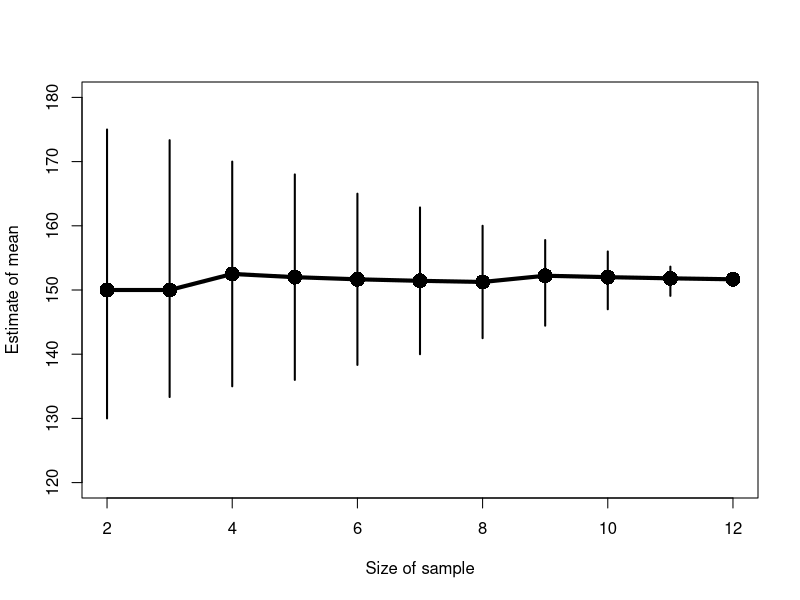
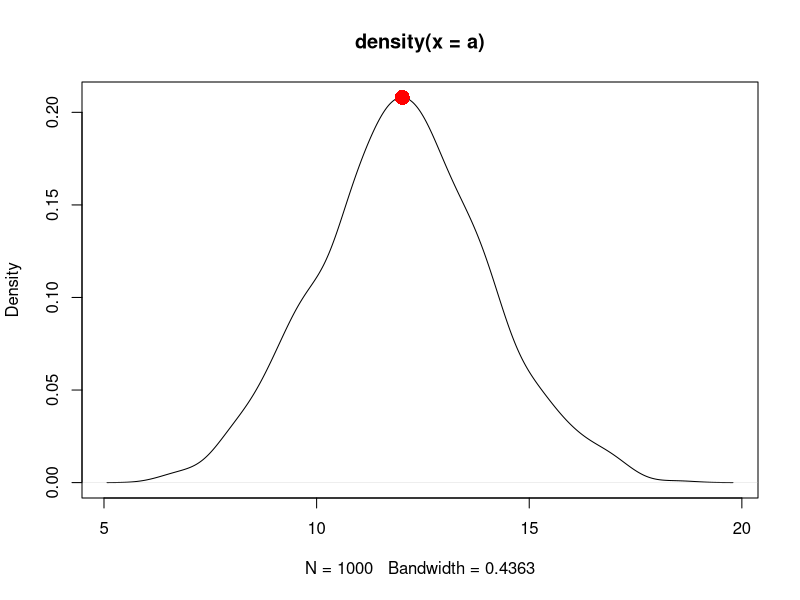
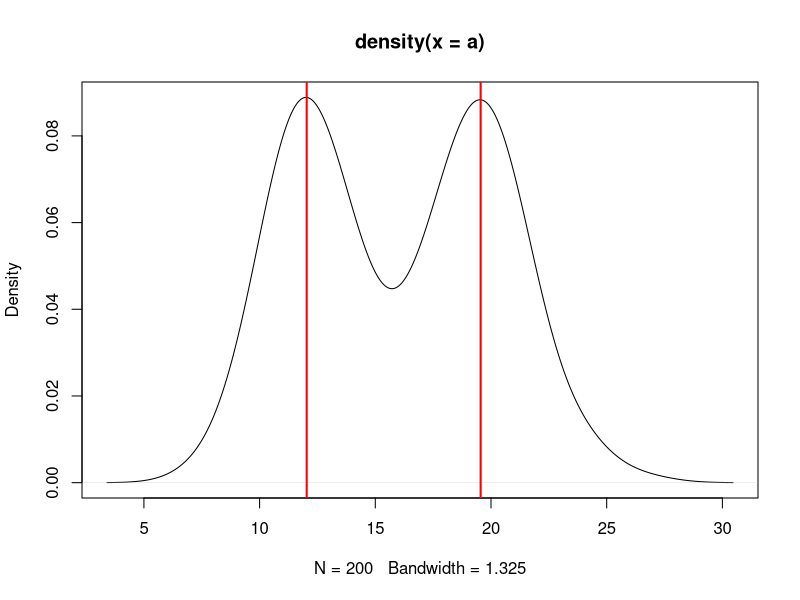
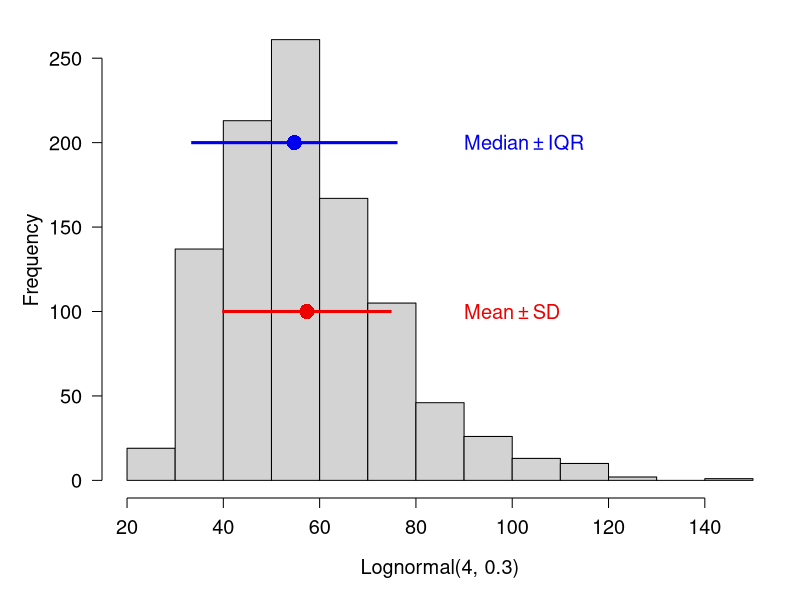
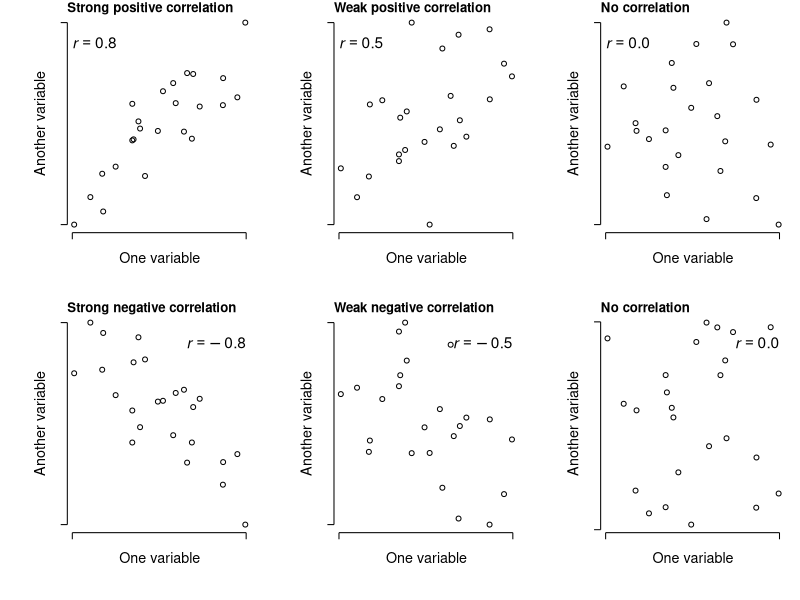
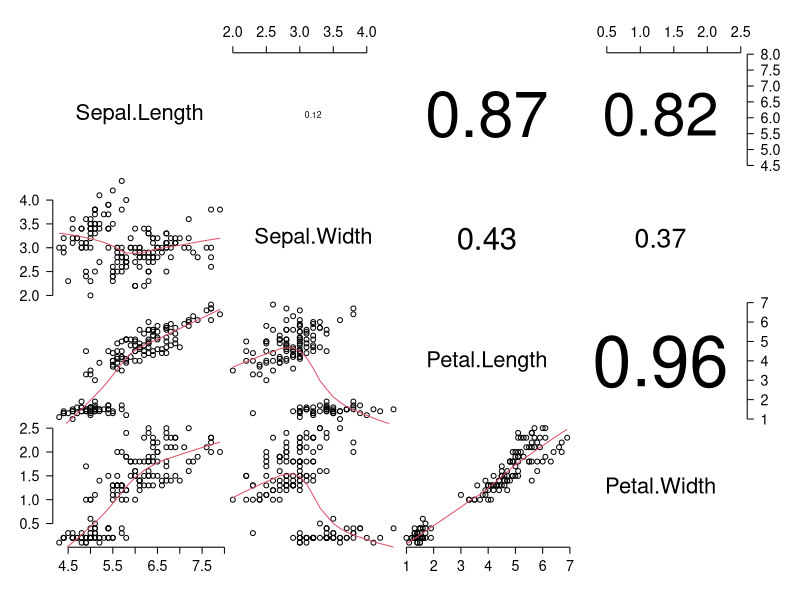
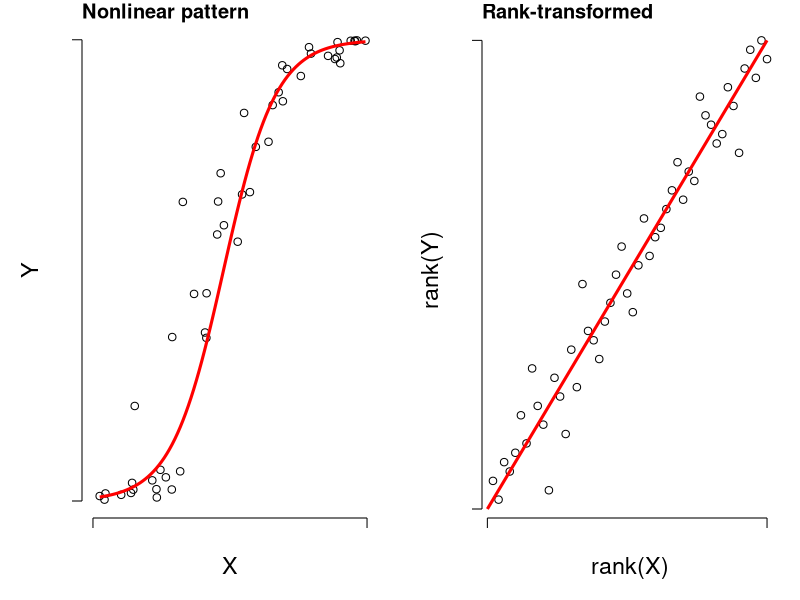

These figures' R source, in order:
## ---- chunk 1
#| collapse: true

all.wts <- c(130, 150, 170,
             140, 140, 160,
             160, 130, 150,
             170, 180, 140)
npop <- length(all.wts)
ns <- 2:npop
ests <- vector("list", length(ns))
for(i in 1:length(ns)){
  ests[[i]] <- combn(all.wts, m=ns[i], FUN=mean)
}

mins <- sapply(ests, min)
maxs <- sapply(ests, max)
meds <- sapply(ests, median)
plot(ns, meds, type="o", pch=16,
  ylim=c(120, 180), cex=2, lwd=4,
  ylab="Estimate of mean", xlab="Size of sample")
segments(ns, mins, ns, maxs, lwd=2)
## ---- chunk 2
# random normal dist. with mean = 5 and sd = 1
x <- rnorm(100, 5, 1)
mean(x)
## ---- chunk 3
#| collapse: true


x <- c(2, 3, 6, 2, 6, 1, NA)
mean(x)
mean(x, na.rm=TRUE)
## ---- chunk 4
#| collapse: true


# lognormal with logmean 2 and logsd=0.5
x <- rlnorm(10, 2, 0.5)

# custom function for geometric mean:
geomean <- function(x){exp(mean(log(x)))}

# test it out:
geomean(x)

# another way:
geomean2 <- function(x){prod(x)^(1/length(x))}
geomean2(x)
## ---- chunk 5
#| collapse: true


# only defined for postive real values
a <- rlnorm(20, 3, 1)

# custom function to get harmonic mean
har.mean <- function(x){1/(mean(1/x))}

# compare mean, geometric mean, and harmonic mean:
mean(a)
geomean(a)
har.mean(a)
## ---- chunk 6
#| collapse: true


# make some values
x <- c(14, 3, 5, 4)

# weights
# defining as fractions over total
# sample size will guarantee sum(wts)==1
wts <- c(10, 1, 1, 2)/14

# compare mean to weighted mean
mean(x)
weighted.mean(x, wts)
## ---- chunk 7
#| collapse: true

x <- rnorm(100)
median(x)
quantile(x, 0.5)
## ---- chunk 8
#| collapse: true


# generate some random values in 1:8
set.seed(123)
a <- sample(1:8, 20, replace=TRUE)

# simple function for mode
# Will return >1 result if >1 mode.
# Capitalized because already a function called "mode" that
# does something else and don't want to overwrite it
Mode <- function(x){
    un <- sort(unique(x))
    ta <- table(x)
    mx <- max(ta)
    return(un[which(ta==mx)])
}
Mode(a)

# illustration with 2 modes:
b <- c(4,4,4,3,3,3,2,1)
Mode(b)
## ---- chunk 9
set.seed(123)
a <- rnorm(1e3, 12, 2)
den <- density(a)
plot(den)
points(den$x[which.max(den$y)], max(den$y),
    pch=16, col="red", cex=2)
	
# function to estimate mode
Mode2 <- function(x){
    de <- density(x)
    return(de$x[which.max(de$y)])
}
Mode2(a)
## ---- chunk 10
set.seed(123)
a1 <- rnorm(1e2, 12, 2)
a2 <- rnorm(1e2, 20, 2)
a <- c(a1, a2)
den <- density(a)

# shows bimodal distribution:
plot(den)

# function to find peaks on density plot
# i.e., where slope changes from positive to negative
Mode3 <- function(x){
    de <- density(x)
    dif <- diff(de$y)
    flag <- numeric(length(dif))
    for(i in 2:length(dif)){
        if(dif[i-1] >= 0 & dif[i] < 0){flag[i] <- 1}
    }#i    
    return(de$x[which(flag==1)])
}
Mode3(a)
abline(v=Mode3(a), lwd=2, col="red")
## ---- chunk 11
#| collapse: true


set.seed(123)
# different SD, same CV:
a <- rnorm(1000, 4, 2)
b <- rnorm(1000, 20, 10)

# function for CV:
cv <- function(x, pct=TRUE){
    res <- sd(x)/mean(x)
	if(pct){
        return(100*res)
    } else {
        return(res)
    }
}

sd(a)
cv(a)        # as percent
cv(a, FALSE) # as ratio

sd(b)
cv(b)        # as percent
cv(b, FALSE) # as ratio
## ---- chunk 12
#| collapse: true


a <- rnorm(50)
var(a)
sd(a)
sqrt(var(a)) # equivalent to sd(a)

# standard error of the mean
sd(a)/sqrt(length(a))
## ---- chunk 13
#| collapse: true

# generate some skewed data
x <- rlnorm(100, 5, 1)
mad(x)

# compare to:
sd(x)
## ---- chunk 14
#| collapse: true


range(iris$Petal.Length)

# illustration of working with missing values
x <- c(rnorm(20), NA)
range(x)
range(x, na.rm=TRUE)
## ---- chunk 15
#| collapse: true


a <- rnorm(50)

# 20th percentile (aka: 1st quintile)
quantile(a, probs=0.2) 

# 75th percentile (aka: 3rd quartile)
quantile(a, probs=0.75) 

# 2.5 and 97.5 percentiles
# (i.e. 95% CI of a normal distribution)
quantile(a, probs=c(0.025, 0.975)) 

# minimum, or 0th percentile
min(a) 

# maximum, or 100th percentile
max(a)

# demonstration of na.rm
b <- c(a, NA)
min(b)
min(b,na.rm=TRUE)
## ---- chunk 16
#| echo: false


# lognormal variable...strong right skew
set.seed(123)
a <- rlnorm(1e3, 4, 0.3)

par(mfrow=c(1,1), mar=c(5.1, 5.1, 1.1, 1.1),
    bty="n", lend=1, las=1, cex.axis=1.2, cex.lab=1.2)
hist(a, main="", xlab="Lognormal(4, 0.3)")
mu <- mean(a)
sig <- sd(a)
md <- median(a)
iqr <- IQR(a)
segments(mu-sig, 100, mu+sig, 100, lwd=3, col="red2")
segments(md-iqr, 200, md+iqr, 200, lwd=3, col="blue2")
points(mu, 100, pch=16, col="red2", cex=2)
points(md, 200, pch=16, col="blue2", cex=2)
text(90, 100, expression(Mean%+-%SD), col="red2", cex=1.2, adj=0)
text(90, 200, expression(Median%+-%IQR), col="blue2", cex=1.2, adj=0)
## ---- chunk 17
# range of a variable in a data frame
range(iris$Petal.Length)

# make a vector with some numbers and a missing value
a <- c(rnorm(10), NA)

# returns NA
range(a)

# returns range of non-NA values
range(a, na.rm=TRUE)
## ---- chunk 18
#| echo: false
#| fig-width: 9
#| fig-height: 6
#| fig-cap: "Illustration of possible positive and negative relationships between pairs of variables, with different levels of consistency (*r*)."
#| fig-alt:  "Illustration of possible positive and negative relationships between pairs of variables, with different levels of consistency (r)."
#| label: fig-correlations

set.seed(777)

ad <- function(x){
  res <- x + ifelse(any(x<0), abs(min(x)), 0)
  res <- res/max(res)
  return(res)
}

n <- 24
x <- runif(n, 0, 10)
y1 <- 1 + 2.3 * x + rnorm(n, 0, 3)
y1 <- ad(y1)
y2 <- 1 + 2.3 * x + rnorm(n, 0, 16)
y2 <- ad(y2)
y3 <- 1 + 2.3 * x + rnorm(n, 0, 64)
y3 <- ad(y3)

y4 <- 20 - 2.8 * x + rnorm(n, 0, 6)
y4 <- ad(y4)

y5 <- 20 - 2.8 * x + rnorm(n, 0, 15.5)
y5 <- ad(y5)

y6 <- runif(n)

par(mfrow=c(2,3), mar=c(5.1, 5.1, 1.1, 1.1), bty="n",
    lend=1, las=1, cex.axis=1.3, cex.lab=1.3,
    mgp=c(1.5, 1, 0))
plot(x, y1, xlab="One variable", ylab="Another variable", yaxt="n", xaxt="n")
text(0, 0.9, expression(italic(r)==0.8), adj=0, cex=1.4)
title(main="Strong positive correlation", adj=0)
axis(side=1, at=c(0, 10), labels=NA)
axis(side=2, at=c(0, 1), labels=NA)

plot(x, y2, xlab="One variable", ylab="Another variable", yaxt="n", xaxt="n")
text(0, 0.9, expression(italic(r)==0.5), adj=0, cex=1.4)
title(main="Weak positive correlation", adj=0)
axis(side=1, at=c(0, 10), labels=NA)
axis(side=2, at=c(0, 1), labels=NA)

plot(x, y3, xlab="One variable", ylab="Another variable", yaxt="n", xaxt="n")
text(0, 0.9, expression(italic(r)=="0.0"), adj=0, cex=1.4)
title(main="No correlation", adj=0)
axis(side=1, at=c(0, 10), labels=NA)
axis(side=2, at=c(0, 1), labels=NA)

plot(x, y4, xlab="One variable", ylab="Another variable", yaxt="n", xaxt="n")
text(10, 0.9, expression(italic(r)==-0.8), adj=1, cex=1.4)
title(main="Strong negative correlation", adj=0)
axis(side=1, at=c(0, 10), labels=NA)
axis(side=2, at=c(0, 1), labels=NA)

plot(x, y5, xlab="One variable", ylab="Another variable", yaxt="n", xaxt="n")
text(10, 0.9, expression(italic(r)==-0.5), adj=1, cex=1.4)
title(main="Weak negative correlation", adj=0)
axis(side=1, at=c(0, 10), labels=NA)
axis(side=2, at=c(0, 1), labels=NA)

plot(x, y6, xlab="One variable", ylab="Another variable", yaxt="n", xaxt="n")
text(10, 0.9, expression(italic(r)=="0.0"), adj=1, cex=1.4)
title(main="No correlation", adj=0)
axis(side=1, at=c(0, 10), labels=NA)
axis(side=2, at=c(0, 1), labels=NA)
## ---- chunk 19
# calculate linear correlation coefficient
cor(iris$Petal.Length, iris$Petal.Width)
## ---- chunk 20
cor.test(iris$Petal.Length, iris$Petal.Width)
## ---- chunk 21
# correlation matrix between the numerical variables in iris
cor(iris[,1:4])
## ---- chunk 22
# data frame with just the numeric variables
dx <- iris[,1:4]

# set up data frame to hold results
# combn(..., 2) returns matrix of all unique pairs of names
# t(ranspose) this and turn into a data frame.
cor.df <- as.data.frame(t(combn(names(dx), 2)))
cor.df$r <- NA
cor.df$p <- NA

# find the r and p values in a loop
for(i in 1:nrow(cor.df)){
  # test once per iteration  
  curr <- cor.test(dx[,cor.df$V1[i]], dx[,cor.df$V2[i]])
  # pull out values we need from correlation test result
  # and round to 3 decimal places
  cor.df$r[i] <- round(curr$estimate,3)
  cor.df$p[i] <- round(curr$p.value, 3)
}#close i loop

# print result
cor.df
## ---- chunk 23
#| fig-cap: "Scatterplot matrix showing possible correlations between the numeric variables in the `iris` data frame."
#| fig-alt:  "Scatterplot matrix showing possible correlations between the numeric variables in the `iris` data frame."
#| label: fig-scatterplotmatrix


# from ?pairs
# just paste this in once to define the function
# try changing some arguments to change the behavior!
panel.cor <- function(x, y, digits = 2, prefix = "", cex.cor, ...)
{
    par(usr = c(0, 1, 0, 1))
    r <- abs(cor(x, y))
    txt <- format(c(r, 0.123456789), digits = digits)[1]
    txt <- paste0(prefix, txt)
    if(missing(cex.cor)) cex.cor <- 0.8/strwidth(txt)
    text(0.5, 0.5, txt, cex = cex.cor * r)
}

# make the scatterplot matrix
pairs(iris[,1:4], lower.panel=panel.smooth, upper.panel=panel.cor, gap=0)
## ---- chunk 24
#| echo: FALSE
#| fig.width: 8
#| fig.height: 4
#| fig-cap: "Left: illustration of a nonlinear correlation. Right: When values are rank-transformed, the nonlinear trend becomes linear."
#| fig-alt:  "Left: illustration of a nonlinear correlation. Right: When values are rank-transformed, the nonlinear trend becomes linear."
#| label: fig-nonlinear

set.seed(123)
n <- 50
x <- runif(n, 0, 5)

y1 <- 1 + x*2.1 + rnorm(n, 0, 1)
y2 <- (13*x)/(1.5+x)+rnorm(n, 0, 1)
y2 <- plogis(y1-6)

par(mfrow=c(1,2), mar=c(4.1, 4.1, 1.1, 1.1),
    lend=1, las=1, bty="n", cex.lab=1.4, mgp=c(2, 1, 0))

plot(x, y2, xlim=c(0, 5), xaxt="n", yaxt="n",
    xlab="X", ylab="Y")
seqx <- seq(min(x), max(x), length=100)
points(seqx, plogis(2.1*seqx-5), type="l", lwd=3, col="red")
axis(side=1, at=c(0, 5), labels=NA)
axis(side=2, at=c(0, 1), labels=NA)
title(main="Nonlinear pattern", adj=0)

plot(rank(x), rank(y2), xaxt="n",
    xlab="rank(X)", ylab="rank(Y)", yaxt="n")
axis(side=1, at=c(0, 50), labels=NA)
axis(side=2, at=c(0, 50), labels=NA)
segments(0, 0, 50, 50, lwd=3, col="red")
title(main="Rank-transformed", adj=0)

## ---- chunk 25
# just the correlation
cor(iris$Petal.Length, iris$Sepal.Width, method="spearman")
## ---- chunk 26
# significance test
cor.test(iris$Petal.Length, iris$Sepal.Width, method="spearman")
